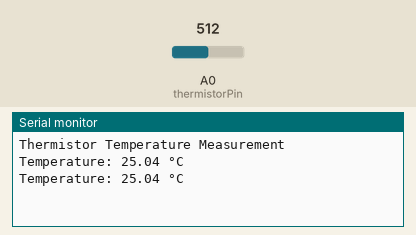
Recording of a sketch running on a simulated ATtiny85, built with avr-gcc and run on an emulated ATtiny85. Shown: the last lines printed to the serial monitor. Inputs (shaded band) come from the test bench; at power-on: A0 (thermistorPin) = 512.

Above: at 1.8 s.
1.9 s: A0 (thermistorPin) set to 716
At 2.6 s:
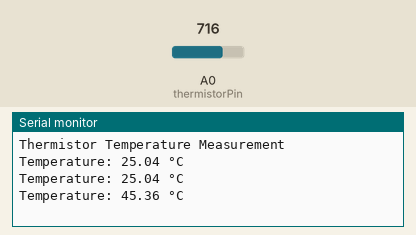
3.4 s: A0 (thermistorPin) set to 900
At 4.4 s:
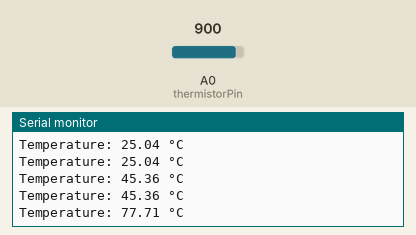
Timing chart, 0 to 6.4 s (numbered marks = the images above; inputs shaded):
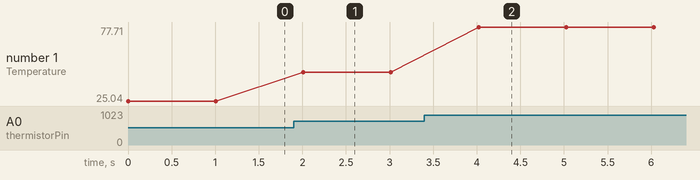

The sketch:

Thermistor.ino
```cpp
const int thermistorPin = A0; // Pin connected to the thermistor
const int seriesResistor = 10000; // Value of the fixed resistor (10kΩ)
const float nominalResistance = 10000; // Thermistor resistance at 25°C
const float nominalTemperature = 25; // Nominal temperature (in Celsius)
const float bCoefficient = 3950; // Beta coefficient (depends on thermistor model)
const float supplyVoltage = 5.0; // Arduino supply voltage

void setup() {
  Serial.begin(9600); // Start serial communication
  Serial.println("Thermistor Temperature Measurement");
}

void loop() {
  // Read the analog value
  int analogValue = analogRead(thermistorPin);

  // Convert the analog value to voltage
  float voltage = analogValue * supplyVoltage / 1023.0;

  // Calculate the thermistor resistance
  float thermistorResistance = (supplyVoltage * seriesResistor / voltage) - seriesResistor;

  // Calculate the temperature using the Steinhart-Hart equation
  float temp = thermistorResistance / nominalResistance; // (R/Ro)
  temp = log(temp); // ln(R/Ro)
  temp /= bCoefficient; // 1/B * ln(R/Ro)
  temp += 1.0 / (nominalTemperature + 273.15); // + (1/To)
  temp = 1.0 / temp; // Invert to get Kelvin
  temp -= 273.15; // Convert to Celsius

  // Print the temperature
  Serial.print("Temperature: ");
  Serial.print(temp, 2); // Print with 2 decimal places
  Serial.println(" °C");

  delay(1000); // Wait for 1 second
}
```

lol.c
```cpp
int counter = 0;

void setup() {
  for (int i = 2; i <= 7; i++) {
    pinMode(i, OUTPUT);
  }
}

void loop() {
  // Loop through pins 2 to 7 (6 bits)
  for (int i = 2; i <= 7; i++) {
    if (counter & (1 << (i - 2))) {
      digitalWrite(i, HIGH);
    } else {
      digitalWrite(i, LOW);
    }
  }

  counter++;

  // Optionally, reset the counter if it exceeds the maximum 6-bit value (63)
  if (counter > 63) {
    counter = 0;  // Reset counter to 0 after it reaches 64 (binary 1000000)
  }

  delay(100);  // Delay to make the change visible
}
```

Measured:
- after the input at 1.9 s, the serial monitor: prints a new line after 0.11 s (image 1)
- after the input at 3.4 s, the serial monitor: prints a new line after 0.62 s (image 2)
- plotted number 1: 25.04 → 45.36 after the input at 1.9 s, 45.36 → 77.71 after the input at 3.4 s
